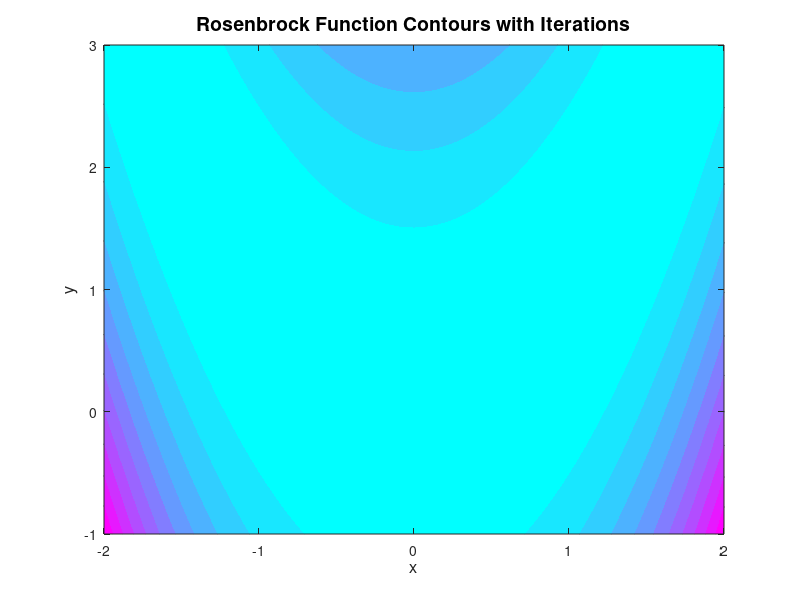

Reproduce this figure in MATLAB. (Note: this script raises an error after producing the figure.)
function rosenbrock_optimization
    % Optimization methods on the Rosenbrock function
    initial_guesses = [1.2, 1.2; -1.2, 1]; % Different starting points
    alpha0 = 1; % Initial step length
    target = [1, 1]; % Optimal point for convergence distance calculation

    for i = 1:size(initial_guesses, 1)
        initial_guess = initial_guesses(i, :);
        fprintf('Initial guess: (%.1f, %.1f)\n', initial_guess(1), initial_guess(2));

        % Run Steepest Descent
        [x_sd, alpha_sd, iter_sd] = steepest_descent(@rosenbrock_function, initial_guess, alpha0);
        fprintf('Final position for SD: (%.4f, %.4f)\n', x_sd(1), x_sd(2));

        % Run Newton's Method
        [x_newton, alpha_newton, iter_newton] = newton_method(@rosenbrock_function, initial_guess, alpha0);
        fprintf('Final position for Newton: (%.4f, %.4f)\n', x_newton(1), x_newton(2));

        % Run BFGS
        [x_bfgs, alpha_bfgs, iter_bfgs] = bfgs_method(@rosenbrock_function, initial_guess, alpha0);
        fprintf('Final position for BFGS: (%.4f, %.4f)\n', x_bfgs(1), x_bfgs(2));

        % Generate a finer grid for the Rosenbrock contour plot
[X, Y] = meshgrid(-2:0.05:2, -1:0.05:3); 
Z = 100 * (Y - X.^2).^2 + (1 - X).^2; % Rosenbrock function for contour plot

% Plot the Rosenbrock function contours
figure;
contour(X, Y, Z, 'LineColor', 'k'); 
colormap('cool');
hold on;
title('Rosenbrock Function Contours with Iterations', 'FontSize', 14);
xlabel('x', 'FontSize', 12);
ylabel('y', 'FontSize', 12);


contourf(X, Y, Z, 'LineColor', 'none'); 
alpha(0.5); 


plot(iter_sd(1:5:end,1), iter_sd(1:5:end,2), 'r-o', 'MarkerSize', 6, 'LineWidth', 1.5, 'DisplayName', 'SD Trajectory'); % Steepest Descent
plot(iter_newton(1:5:end,1), iter_newton(1:5:end,2), 'g--s', 'MarkerSize', 8, 'LineWidth', 1.5, 'DisplayName', 'Newton Trajectory'); % Newton
plot(iter_bfgs(1:5:end,1), iter_bfgs(1:5:end,2), 'b-^', 'MarkerSize', 6, 'LineWidth', 1.5, 'DisplayName', 'BFGS Trajectory'); % BFGS

% Mark the optimum point
plot(1, 1, 'ko', 'MarkerFaceColor', 'k', 'DisplayName', 'Optimum (1, 1)');
legend('show', 'Location', 'best');
grid on;
hold off;



        % Calculate and plot distance to optimum vs iteration in a logarithmic scale
        dist_sd = vecnorm(iter_sd - target, 2, 2);
        dist_newton = vecnorm(iter_newton - target, 2, 2);
        dist_bfgs = vecnorm(iter_bfgs - target, 2, 2);

        figure;
        semilogy(1:length(dist_sd), dist_sd, 'r-o', 'DisplayName', 'Steepest Descent');
        hold on;
        semilogy(1:length(dist_newton), dist_newton, 'g-o', 'DisplayName', 'Newton');
        semilogy(1:length(dist_bfgs), dist_bfgs, 'b-o', 'DisplayName', 'BFGS');
        xlabel('Iteration (k)');
        ylabel('Distance to Optimum (log scale)');
        title('Convergence of Methods (Log Scale)');
        legend show;
        hold off;
    end
end



function [x, alpha_k, iter] = steepest_descent(func, initial_guess, alpha0)
    x = initial_guess(:)'; % Ensure x is a 1x2 row vector
    alpha_k = zeros(1, 3000); % Preallocate for maximum iterations
    max_iter = 3000;
    tol = 1e-8; 
    iter = zeros(max_iter, 2); % Store iterations

    for k = 1:max_iter
        grad = numerical_gradient(func, x(1), x(2));
        alpha = alpha0;  % Reset step size for this iteration

        % Backtracking line search
        while func(x(1) - alpha * grad(1), x(2) - alpha * grad(2)) > func(x(1), x(2)) - 0.001 * alpha * norm(grad)^2
            alpha = alpha / 2; 
        end
        
        % Update step
        x = x - alpha * grad(:)'; % Ensure x remains a 1x2 row vector
        alpha_k(k) = alpha; % Store the step length
        iter(k, :) = x; % Store the iteration point

        % Check for convergence
        if norm(grad) < tol
            break;
        end
    end

    % Trim alpha_k and iter to actual number of iterations
    alpha_k = alpha_k(1:k);
    iter = iter(1:k, :);
end


function [x, alpha_k, iter] = newton_method(func, initial_guess, alpha0)
    x = initial_guess(:)'; % Ensure x is a 1x2 row vector
    alpha_k = zeros(1, 2000); % Preallocate for maximum iterations
    max_iter = 2000;
    tol = 1e-8;
    delta = 1e-5; % Small regularization term
    iter = zeros(max_iter, 2); % Store iterations

    for k = 1:max_iter
        grad = numerical_gradient(func, x(1), x(2));
        hess = numerical_hessian(func, x(1), x(2)) + delta * eye(2); % Regularize Hessian

        % Attempt Newton step; fallback to Steepest Descent if Hessian is not positive definite
        if any(eig(hess) <= 0)
            direction = -grad; % Steepest descent direction
        else
            direction = -hess \ grad(:); % Newton direction
        end

        % Backtracking line search
        alpha = alpha0;
        while func(x(1) + alpha * direction(1), x(2) + alpha * direction(2)) > func(x(1), x(2)) + 0.001 * alpha * (grad' * direction)
            alpha = alpha / 2;
            if alpha < 1e-14
                warning('Alpha became too small, stopping line search.');
                break;
            end
        end

        % Update step
        x = x + alpha * direction(:)';
        alpha_k(k) = alpha; % Store step length
        iter(k, :) = x; % Store iteration point

        % Check for convergence
        if norm(grad) < tol
            break;
        end
    end

    % Trim alpha_k and iter to actual number of iterations
    alpha_k = alpha_k(1:k);
    iter = iter(1:k, :);
end

function [x, alpha_k, iter] = bfgs_method(func, initial_guess, alpha0)
    x = initial_guess(:)'; % Ensure x is a 1x2 row vector
    alpha_k = zeros(1, 5000); % Increased maximum iterations
    max_iter = 5000;
    tol = 1e-8;
    B = eye(2); % Start with identity matrix as initial Hessian approximation
    iter = zeros(max_iter, 2); % Store iterations

    for k = 1:max_iter
        grad = numerical_gradient(func, x(1), x(2));
        % Compute search direction
        p = -B \ grad(:);

        % Normalize p if it is too large
        if norm(p) > 1
            p = p / norm(p);
        end

        % Adjusted backtracking line search
        alpha = alpha0 * 0.5; % Smaller initial step size
        while func(x(1) + alpha * p(1), x(2) + alpha * p(2)) > func(x(1), x(2)) + 0.0001 * alpha * (grad' * p)
            alpha = alpha * 0.9; % Smaller decrement factor
            if alpha < 1e-14 % Break if alpha becomes very small
                warning('Alpha became too small, stopping line search.');
                break;
            end
        end

        % Update x
        x_new = x + alpha * p';
        alpha_k(k) = alpha; % Store the step length
        iter(k, :) = x_new; % Store the iteration point

        % Check for convergence
        if norm(grad) < tol
            break;
        end

        % BFGS Update
        s = (x_new - x)'; % Step vector
        x = x_new; % Update x to new value
        grad_new = numerical_gradient(func, x(1), x(2));
        y = (grad_new - grad)'; % Gradient difference vector

    
        if dot(y, s) > 1e-10
            B = B + (y * y') / dot(y, s) - (B * (s * s') * B) / (s' * B * s);
        end

        % Reset B to identity every 5 iterations
        if mod(k, 5) == 0
            B = eye(2);
        end
    end

    % Trim alpha_k and iter to actual number of iterations
    alpha_k = alpha_k(1:k);
    iter = iter(1:k, :);
end


function z = rosenbrock_function(x, y)
    z = 100 * (y - x^2)^2 + (1 - x)^2;  % Rosenbrock function
end

function grad = numerical_gradient(func, x, y)
    h = 1e-6; % Small step for finite difference
    grad_x = (func(x + h, y) - func(x - h, y)) / (2 * h);
    grad_y = (func(x, y + h) - func(x, y - h)) / (2 * h);
    grad = [grad_x; grad_y];
end
function hess = numerical_hessian(func, x, y)
    h = 1e-6; % Small step for finite difference
    grad_x_plus_h = numerical_gradient(func, x + h, y);
    grad_x_minus_h = numerical_gradient(func, x - h, y);
    grad_y_plus_h = numerical_gradient(func, x, y + h);
    grad_y_minus_h = numerical_gradient(func, x, y - h);

    hess = zeros(2, 2);
    hess(1, 1) = (grad_x_plus_h(1) - grad_x_minus_h(1)) / (2 * h); % fxx
    hess(1, 2) = (grad_y_plus_h(1) - grad_y_minus_h(1)) / (2 * h); % fxy
    hess(2, 1) = hess(1, 2); % Symmetry
    hess(2, 2) = (grad_y_plus_h(2) - grad_y_minus_h(2)) / (2 * h); % fyy
end
